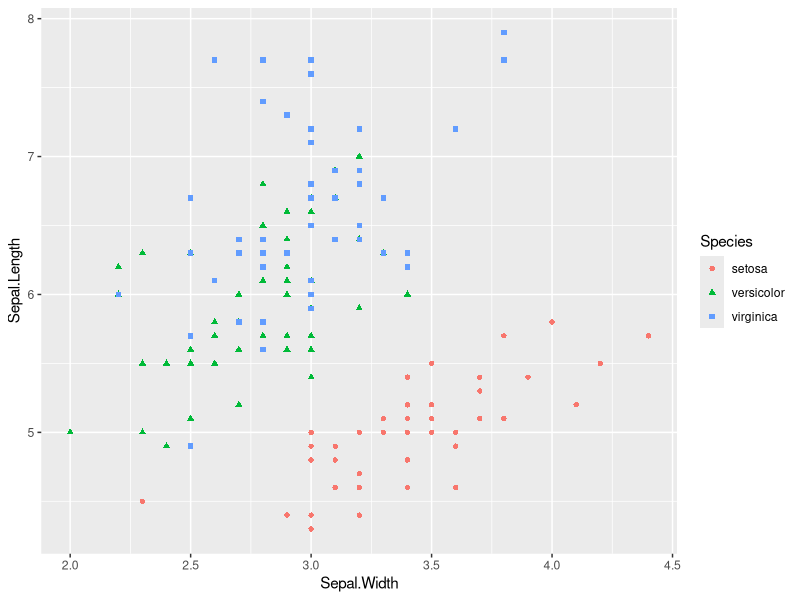
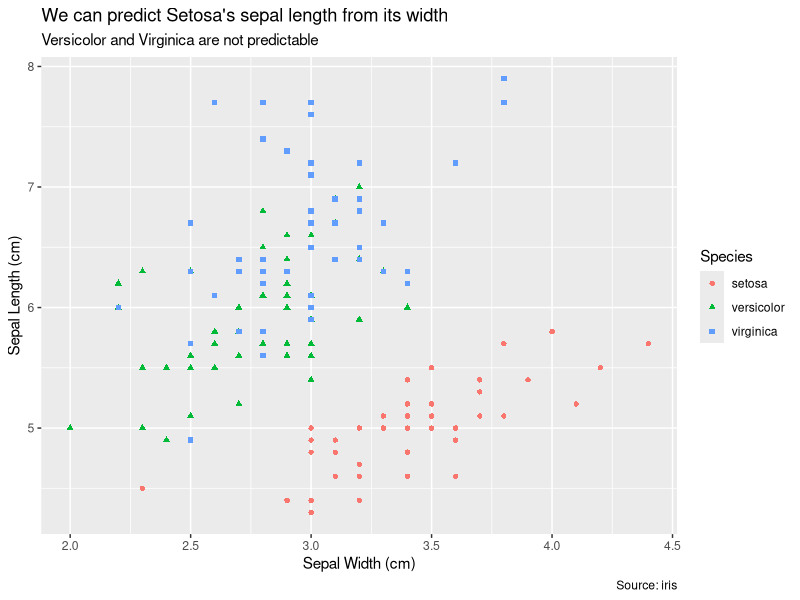
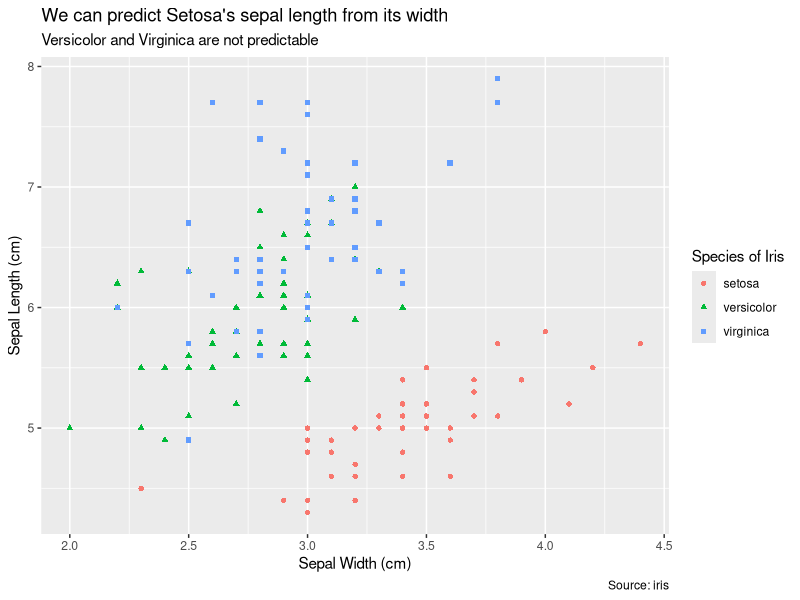
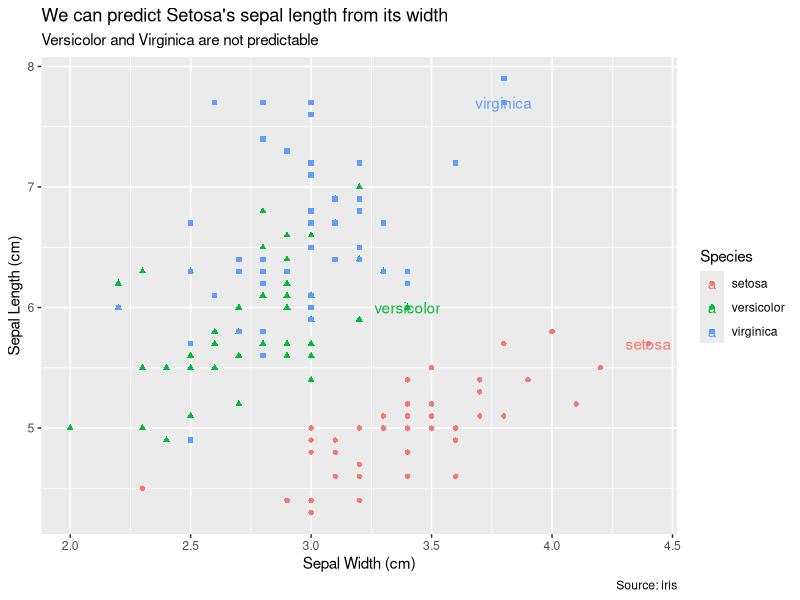
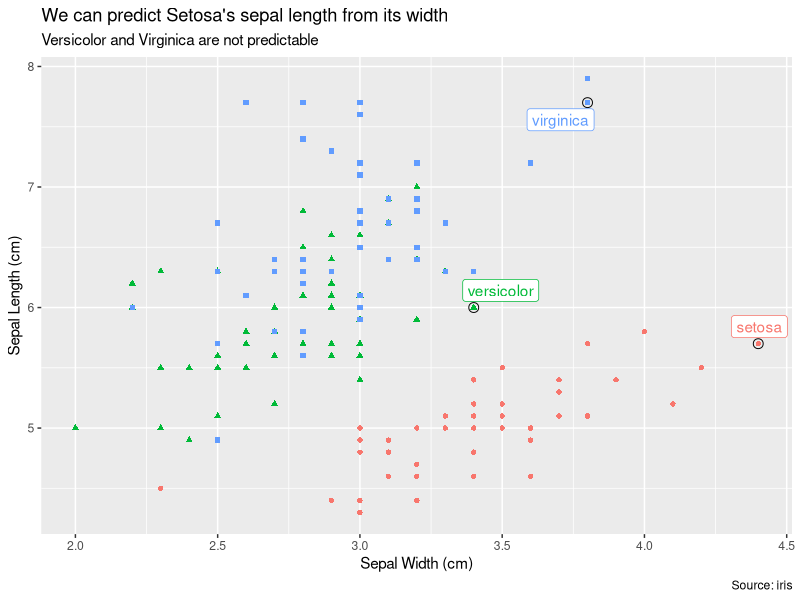
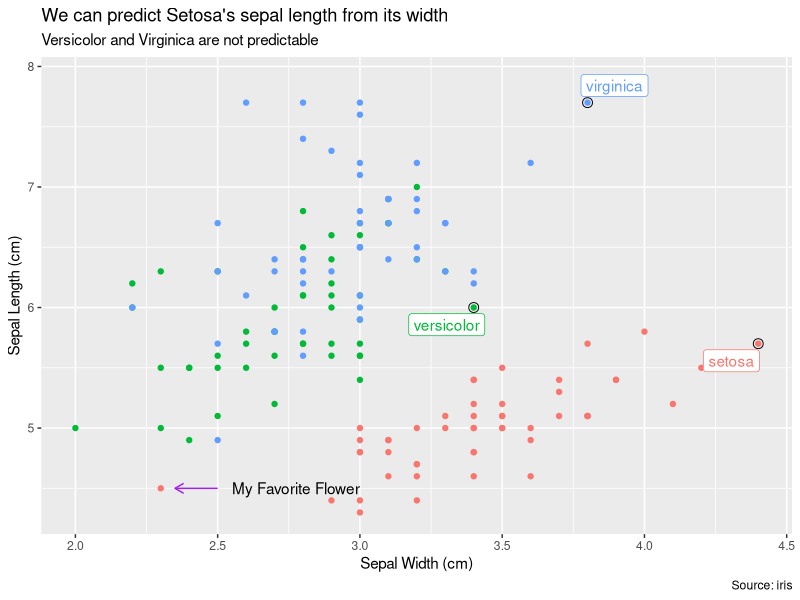
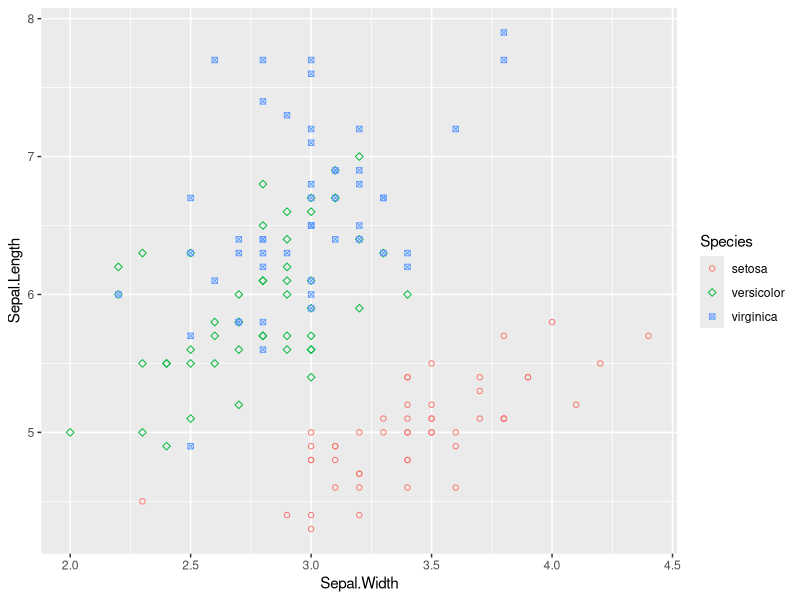
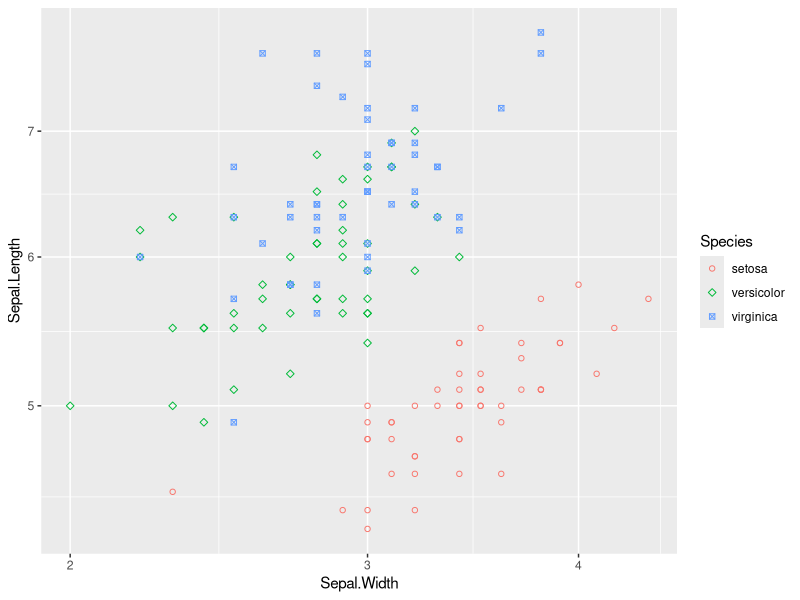

Generate these figures, in order, with R:
install.packages("ggrepel")

library(tidyverse)
library(ggrepel)

?iris

ggplot(data = iris, mapping = aes(x = Sepal.Width, 
                                  y = Sepal.Length, 
                                  color = Species,
                                  shape = Species)) +
  geom_point()

# PROPERLY LABELING THE CHART
ggplot(data = iris, mapping = aes(x = Sepal.Width, 
                                  y = Sepal.Length, 
                                  color = Species,
                                  shape = Species)) +
  geom_point() +
  labs(x = "Sepal Width (cm)",
       y = "Sepal Length (cm)",
       title = "We can predict Setosa's sepal length from its width",
       subtitle = "Versicolor and Virginica are not predictable",
       caption = "Source: iris")

# Exercise
ggplot(data = iris, mapping = aes(x = Sepal.Width, 
                                  y = Sepal.Length, 
                                  color = Species,
                                  shape = Species)) +
  geom_point() +
  labs(x = "Sepal Width (cm)",
       y = "Sepal Length (cm)",
       title = "We can predict Setosa's sepal length from its width",
       subtitle = "Versicolor and Virginica are not predictable",
       caption = "Source: iris",
       shape = "Species of Iris",
       color = "Species of Iris")
# Before I did the color line it was giving me two legends, one being the shape and the other being the color. After adding shape it combined the two legends.

# ANNOTATION
best_flower <- iris %>%
  group_by(Species) %>%
  filter(row_number(desc(Sepal.Width)) == 1)

ggplot(data = iris, mapping = aes(x = Sepal.Width, 
                                  y = Sepal.Length)) +
  geom_point(aes(color = Species, shape = Species)) +
  geom_text(aes(color = Species, label = Species), data = best_flower) +
  labs(x = "Sepal Width (cm)",
       y = "Sepal Length (cm)",
       title = "We can predict Setosa's sepal length from its width",
       subtitle = "Versicolor and Virginica are not predictable",
       caption = "Source: iris")

ggplot(data = iris, mapping = aes(x = Sepal.Width, 
                                  y = Sepal.Length)) +
  geom_point(aes(color = Species, shape = Species)) +
  geom_point(size = 3, shape = 1, color = "black", data = best_flower) +
  ggrepel::geom_label_repel(aes(color = Species, label = Species), data = best_flower) +
  labs(x = "Sepal Width (cm)",
       y = "Sepal Length (cm)",
       title = "We can predict Setosa's sepal length from its width",
       subtitle = "Versicolor and Virginica are not predictable",
       caption = "Source: iris") +
  theme(legend.position = "none")

label_data <- tibble(
  Sepal.Width = 2.55,
  Sepal.Length = 4.5,
  label = "My Favorite Flower"
)

arrow_data <- data.frame(x1 = 2.5, y1 = 4.5, x2 = 2.35, y2 = 4.5)

ggplot(data = iris, mapping = aes(x = Sepal.Width, y = Sepal.Length)) +
  geom_point(aes(color = Species)) +
  geom_segment(aes(x = x1, y = y1, xend = x2, yend = y2), color = "purple", data = arrow_data, arrow = arrow(length = unit(0.1, "in"))) +
  geom_point(size = 3, shape = 1, color = "black", data = best_flower) +
  geom_text(aes(label = label), data = label_data, vjust = "center", hjust = "left") +
  ggrepel::geom_label_repel(aes(label = Species, color = Species), data = best_flower) +
  labs(x = "Sepal Width (cm)",
       y = "Sepal Length (cm)",
       title = "We can predict Setosa's sepal length from its width",
       subtitle = "Versicolor and Virginica are not predictable",
       caption = "Source: iris") +
  theme(legend.position = "none")

# ADJUSTING THE SCALE OF VARIOUS ASTHESTICS
ggplot(data = iris, mapping = aes(x=Sepal.Width, 
                                  y = Sepal.Length, 
                                  color = Species,
                                  shape = Species)) +
  geom_point() +
  scale_shape_manual(values =  c(1, 5, 7)) 

# Exercise
ggplot(data = iris, mapping = aes(x=Sepal.Width, 
                                  y = Sepal.Length, 
                                  color = Species,
                                  shape = Species)) +
  geom_point() +
  scale_shape_manual(values =  c(1, 5, 7)) +
  scale_x_log10() +
  scale_y_log10()
# This changed the scale of the x and y axis which shifted my data

ggplot(data = iris, mapping = aes(x=Sepal.Width, 
                                  y = Sepal.Length, 
                                  color = Species,
                                  shape = Species)) +
  geom_point() +
  scale_shape_manual(values =  c(1, 5, 7)) +
  scale_x_log10() +
  scale_y_log10() +
  scale_color_manual(values = c("purple", "darkorange", "blue"))

ggplot(data = iris, mapping = aes(x=Sepal.Width, 
                                  y = Sepal.Length, 
                                  color = Species,
                                  shape = Species),
       size = 5) +
  geom_point() +
  scale_color_brewer(palette = "Set1") 

# ZOOMING
ggplot(data = iris, mapping = aes(x=Sepal.Width, 
                                  y = Sepal.Length, 
                                  color = Species,
                                  shape = Species),
       size = 5) +
  geom_point() +
  coord_cartesian(xlim = c(2,4), ylim = c(5,7), expand = FALSE) +
  scale_color_brewer(palette = "Set1")

# THEMES
ggplot(data = iris, mapping = aes(x=Sepal.Width, 
                                  y = Sepal.Length, 
                                  color = Species,
                                  shape = Species)) +
  geom_point() +
  scale_shape_manual(values =  c(1, 5, 7)) +
  scale_x_log10() +
  scale_y_log10() +
  scale_color_manual(values = c(setosa = "purple", versicolor = "darkorange", virginica = "blue")) +
  labs(x= "Sepal Width (cm)",
       y = "Sepal Length (cm)",
       title = "This is where I would put a title") +
  theme(plot.title = element_text(hjust = .5))

ggplot(data = iris, mapping = aes(x = Sepal.Width, 
                                  y = Sepal.Length, color = Species, shape = Species)) +
  geom_point() +
  scale_shape_manual(values =  c(1, 5, 7)) +
  scale_x_log10() +
  scale_y_log10() +
  scale_color_manual(values = c("purple", "orange", "blue")) +
  labs(x = "Sepal Width (cm)",
       y = "Sepal Length (cm)",
       title = "This is where I would put a title",
       shape = "Species of Iris",
       color = "Species of Iris") +
  theme_bw()

# Exercise
averages <- iris %>%
  group_by(Species) %>%
  mutate(avglength = mean(Sepal.Length))
averages

ggplot(data = iris, mapping = aes(x = Sepal.Width, 
                                  y = Sepal.Length, color = Species, shape = Species)) +
  geom_point() +
  geom_hline(data = averages, mapping = aes(yintercept = avglength), color = "red") +
  scale_shape_manual(values =  c(1, 5, 7)) +
  scale_x_log10() +
  scale_y_log10() +
  scale_color_manual(values = c("purple", "orange", "blue")) +
  labs(x = "Sepal Width (cm)",
       y = "Sepal Length (cm)",
       title = "This is where I would put a title",
       shape = "Species of Iris",
       color = "Species of Iris") +
  theme_bw()
# To change the color you as the code "color = 'red'" to the geom_hline data.

 






